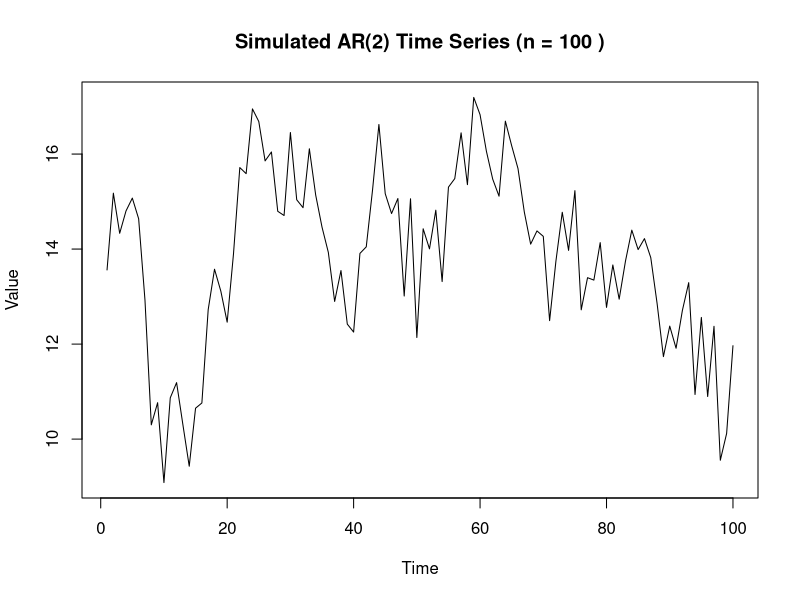
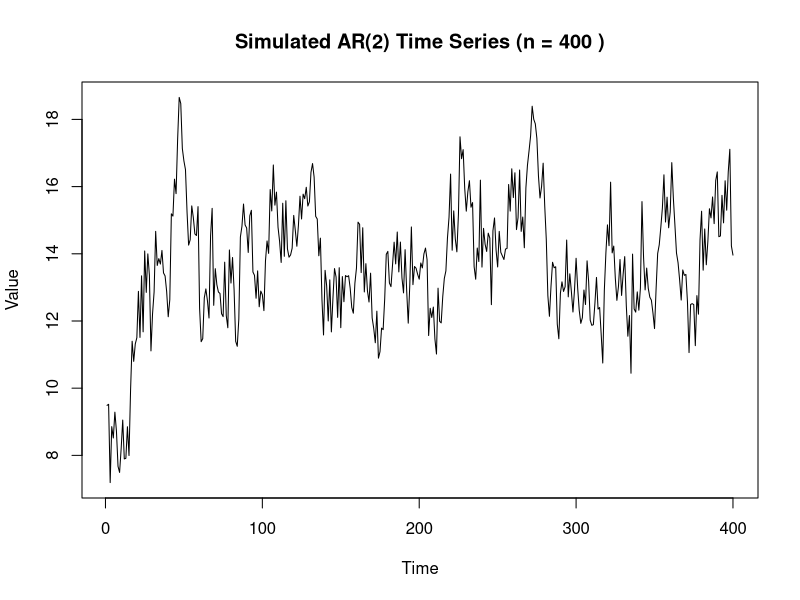

Write the R code that produced these figures, in order.
################################################################################
#                                                                              #
#       W4451 - Applied Time Series Project With R, summer semester 2023       #
#                                                                              #
#               Problem 1: AR Simulation and Order Selection                   #
#                                                                              #
################################################################################

setwd(dirname(rstudioapi::getActiveDocumentContext()$path)) # Automatic adjustment of the working directory to the the directory of this script file

# Information: Group 09

# Use this file to save your code for solving Problem 1 of the applied project.
# Remove '1234567' in line 19 and instead, replace it with the matriculation 
# number of one of your group members.

# Start at line 24 with your own code.

MatrNr <- 6917548        # Change here '1234567' to the matriculation number of one of your team members

set.seed(MatrNr)           # The seed is set to the given matriculation number

# <--------------- Begin in the next line with your own code  ---------------> #

# Required library
library(forecast)

# Function to simulate AR(2) process and plot the time series
simulate_ar2 <- function(n) {
  # AR coefficients
  ar.coefs <- c(0.6, 0.3)
  mean <- 13.1
  
  # Simulate model
  x <- arima.sim(n = n, list(ar = ar.coefs)) + mean
  
  # Plot the time series
  plot(x, type = "l", main = paste("Simulated AR(2) Time Series (n =", n, ")"), xlab = "Time", ylab = "Value")
  
  return(x)
}

# Function to fit ARMA models and select the best one based on BIC
select_best_arma <- function(x) {
  best.model <- NULL
  best.bic <- Inf
  best.p <- 0
  best.q <- 0
  
  for (p in 0:3) {
    for (q in 0:3) {
      model <- arima(x, order = c(p, 0, q))
      bic <- BIC(model)
      if (bic < best.bic) {
        best.model <- model
        best.bic <- bic
        best.p <- p
        best.q <- q
      }
    }
  }
  
  cat("Best ARMA model (n =", length(x), "): ARMA(", best.p, ",", best.q, ")\n")
  
  return(best.model)
}


# Define n1 and n2
n1 <- 100
n2 <- 4 * n1

# Simulate AR(2) process and select best ARMA model for n1 observations
x1 <- simulate_ar2(n1)
best.model.n1 <- select_best_arma(x1)

# Simulate AR(2) process and select best ARMA model for n2 observations
x2 <- simulate_ar2(n2)
best.model.n2 <- select_best_arma(x2)

# Print the best models' details
best.model.n1
best.model.n2
